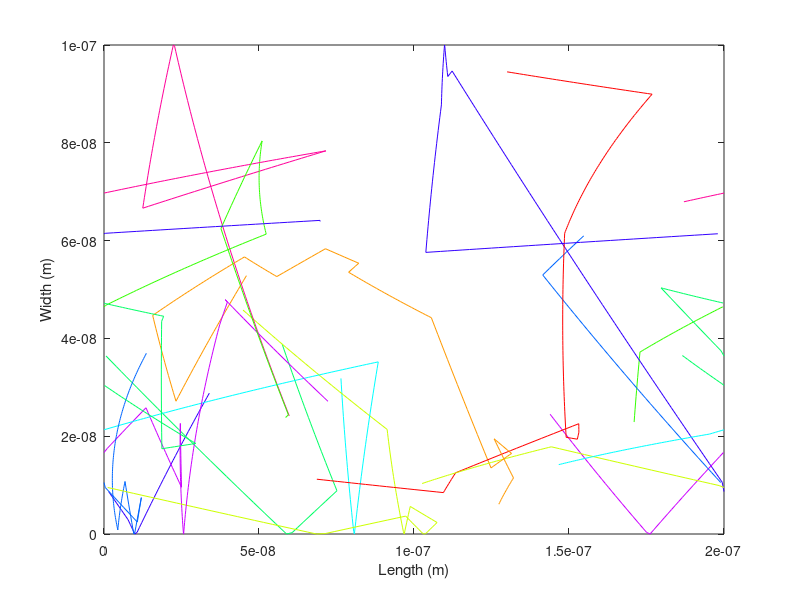
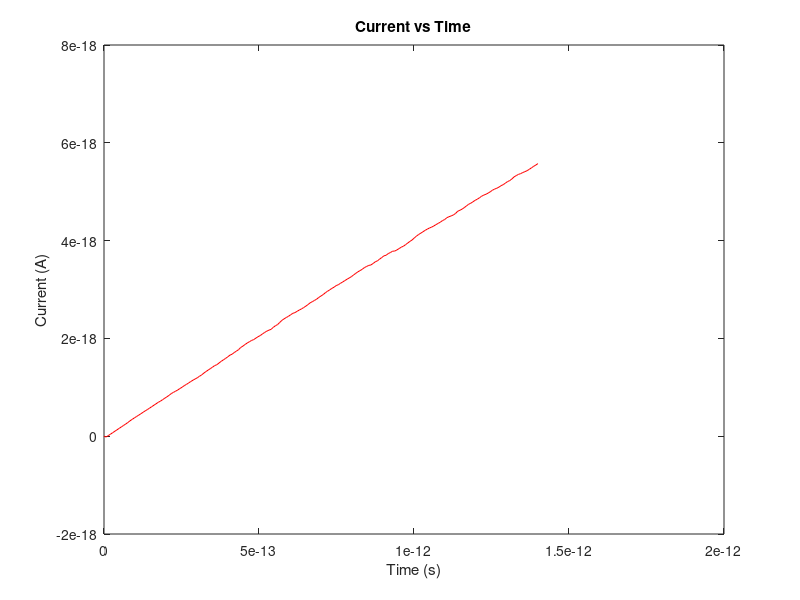

Write MATLAB code to recreate these figures, in order. (Note: this script raises an error after producing the figures.)
clear 
close all
 

%global C

% C.q_0 = 1.60217653e-19;             % electron charge
% C.hb = 1.054571596e-34;             % Dirac constant
% C.h = C.hb * 2 * pi;                % Planck constant
% C.m_0 = 9.10938215e-31;             % electron mass
% C.kb = 1.3806504e-23;               % Boltzmann constant
% C.eps_0 = 8.854187817e-12;          % vacuum permittivity
% C.mu_0 = 1.2566370614e-6;           % vacuum permeability
% C.c = 299792458;                    % speed of light
% C.g = 9.80665;                      % metres (32.1740 ft) per s²

q_0 = 1.60217653e-19;             % electron charge
hb = 1.054571596e-34;             % Dirac constant
h = hb * 2 * pi;                % Planck constant
m_0 = 9.10938215e-31;             % electron mass
kb = 1.3806504e-23;               % Boltzmann constant
eps_0 = 8.854187817e-12;          % vacuum permittivity
mu_0 = 1.2566370614e-6;           % vacuum permeability
c = 299792458;                    % speed of light
g = 9.80665;                      % metres (32.1740 ft) per s²


Length = 200e-9;                % Boundary length
Width = 100e-9;                % Boundary width
timeStep = 7e-15;                     % Time Step
totalParticle = 3e3;
displayParticle = 10;              % Display Particle in the box
SimulationTime = 200;                       % Simulation Time
T = 300;                            % Default Temperature
t_mn = 0.2e-12;                     % Mean time between collision 

VoL = 0.1; % Left side of the Area has Boundary Voltage = VoL
E = VoL/Length
F = E*q_0
Acceleration = F/m_0

mass_eff =  0.26*m_0;
initial_Vth = sqrt((2* kb *T)/mass_eff);

% Generate the initial electron position
x_pos = (Length).*rand(1,totalParticle);    % Initial x position
y_pos = (Width).*rand(1,totalParticle);    % Initlal Y position     




angle = 2*pi*rand(1,totalParticle);
Vx=(initial_Vth).*cos(angle); % velocity * random direction
Vy=(initial_Vth).*sin(angle);

VTot = sqrt(Vx.^2 + Vy.^2);
time = 0;
Ix = 0;

particle_Time = zeros(1,totalParticle);


% exponential scattering probability
Pscat = 1- exp(-(timeStep/t_mn));


VTot=sqrt(Vx.^2 + Vy.^2);


for n = 1: SimulationTime
    100*n/SimulationTime
    
    totalTime = timeStep*SimulationTime;

    % Update the electron position and velocity each time step
    prev_Ix = Ix;
    prev_time = time;
    time = prev_time + timeStep;
    
    %prev_tmn = tmn;

    LastX = x_pos;
    LastY = y_pos;

    
    Sx = Vx.*timeStep+ (1/2)*Acceleration*timeStep*timeStep;
    Vx = Vx + Acceleration*timeStep;
    Sy = Vy.*timeStep;
    
    x_pos = LastX + Sx;
    y_pos = LastY + Sy;
    

    
    LastX(x_pos<0) = Length;
    x_pos(x_pos<0)= x_pos(x_pos<0)+Length;

    
    LastX(x_pos>Length) = 0;
    x_pos(x_pos>Length)=x_pos(x_pos>Length)-Length;

    Vy(y_pos<=0) = -Vy(y_pos<=0);
    y_pos(y_pos<=0)=0;
    
    Vy(y_pos>=Width) = -Vy(y_pos>=Width);
    y_pos(y_pos>=Width)=Width;

    shouldScat =  Pscat>rand(n,1);
    particle_Time(Pscat>rand(n,1))=0;
    particle_Time = particle_Time + timeStep;
    Vx(shouldScat)=initial_Vth/sqrt(2)*randn(sum(shouldScat),1);%(1,sum(shouldScat));
    Vy(shouldScat)=initial_Vth/sqrt(2)*randn(sum(shouldScat),1);%(1,sum(shouldScat));
    VTot=sqrt(Vx.^2 + Vy.^2);


    figure(1)
    col = hsv(10);

    xlim([0 200e-9]);
    ylim([0 100e-9]);
    xlabel('Length (m)');
    ylabel('Width (m)');
    for k = 1:displayParticle
        plot([LastX(k) x_pos(k)],[LastY(k) y_pos(k)],'color',col(k,:));
        hold on
    end
   pause(0.01)
   figure(2)
   Ix = q_0*totalParticle*mean(Vx)*Width;
   plot([prev_time time],[prev_Ix Ix],'r');
   hold on
   title('Current vs Time');
   xlabel('Time (s)');
   ylabel('Current (A)');
end

figure(3)
electronMapX = linspace(0,Length, 101);
electronMapY = linspace(0,Width, 51);
MapX = linspace(0,Length, 100);
MapY = linspace(0,Width, 50);
ElectronDensity = histcounts2(y_pos,x_pos,electronMapY,electronMapX);

surf(MapX,MapY,ElectronDensity),title('Electron density map');
xlabel('Length (m)');
ylabel('Width (m)');
hold on

Temp = ((VTot(:).^2).* mass_eff)./(2*kb);
figure(4)
MapX = linspace(0,Length,totalParticle);
MapY = linspace(0,Width,totalParticle);
[X,Y] = meshgrid(MapX,MapY);
Tem = griddata(x_pos,y_pos,Temp,X,Y);
surf(MapX,MapY,Tem),title('Temperature map');


%surf(MapX,MapY,TemperarureMap),title('Temperature');
xlabel('Length (m)');
ylabel('Width (m)');
hold on


E = VoL/Length
F = E*q_0
Acceleration = F/(m_0)
